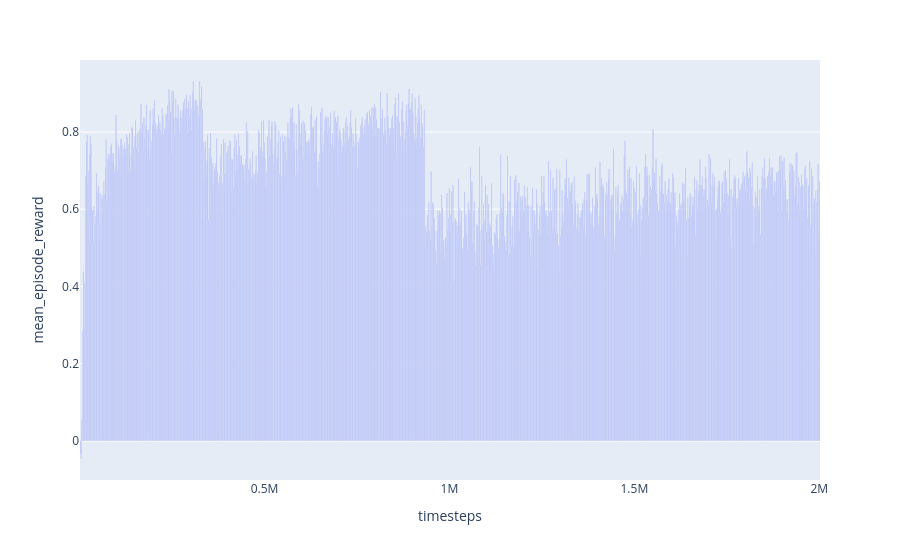

Notebook source saved alongside this figure:
### Code cell
history = pd.read_csv("../models/artifacts/ppo/depth_1_10_onehot/v004/history.csv")

display(history.head())
print(history.shape)

fig1 = px.bar(history, x='timesteps', y='mean_episode_reward')
fig1.show()

### Figure 1 — Plotly figure (JSON) as saved in the notebook; plotly's stock layout.template omitted (floating-point values rounded to 4 significant figures; data arrays with more than 128 entries replaced by an {"elided": "..."} marker saying what was removed)
{"data": [{"hovertemplate": "timesteps=%{x}<br>mean_episode_reward=%{y}<extra></extra>", "legendgroup": "", "marker": {"color": "#636efa", "pattern": {"shape": ""}}, "name": "", "orientation": "v", "showlegend": false, "textposition": "auto", "type": "bar", "x": {"elided": "977 int values"}, "xaxis": "x", "y": {"elided": "977 float values"}, "yaxis": "y"}], "layout": {"barmode": "relative", "legend": {"tracegroupgap": 0}, "margin": {"t": 60}, "xaxis": {"anchor": "y", "domain": [0, 1], "title": {"text": "timesteps"}}, "yaxis": {"anchor": "x", "domain": [0, 1], "title": {"text": "mean_episode_reward"}}}}
